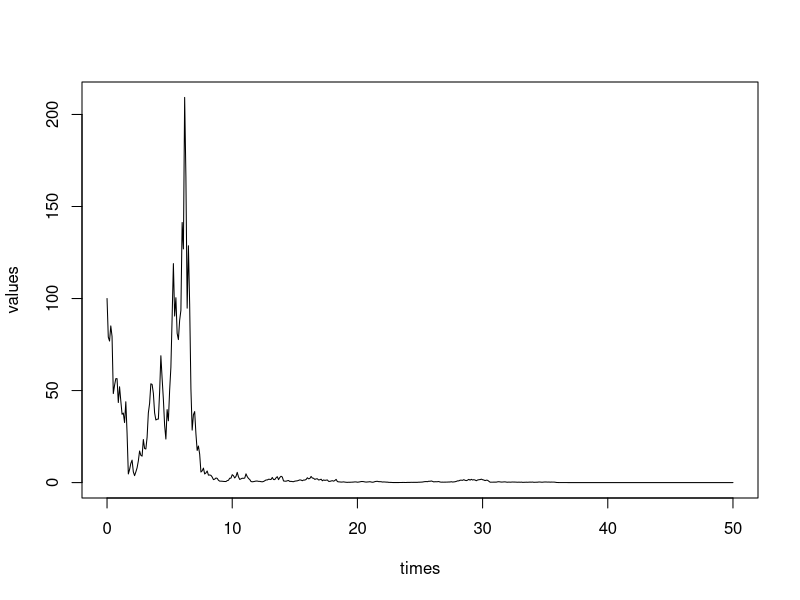
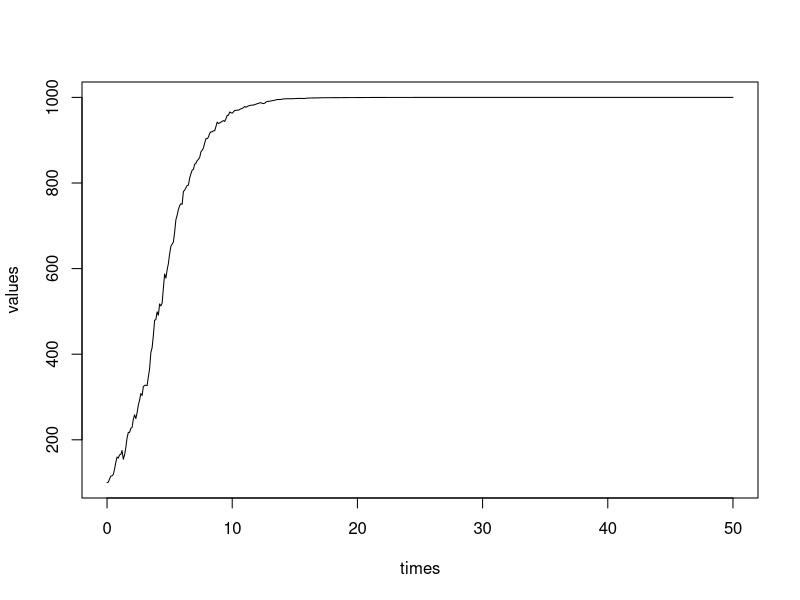
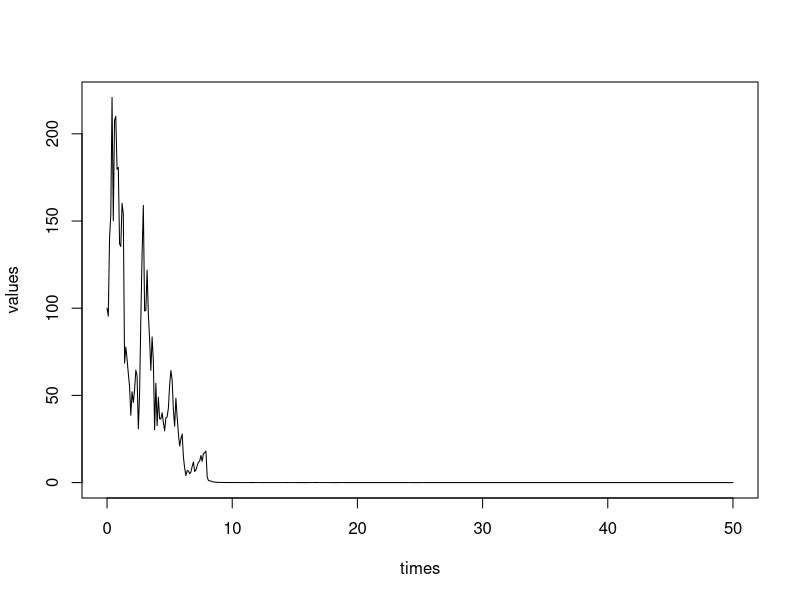

Reproduce these figures in R, in order. (Note: this script raises an error after producing the figures.)
# 07/12/2020

# try my ODE inference framework on 
# logistic equation <--> stochastic logistic equation

library(tidyverse)

# 1. a function to simulate a SLE
sim_SLE <- function(y0=100, alpha=0.2, K=1000, sigma=1, timestep=0.1, tmax=50, plot=FALSE){
  times = seq(from=0, to=tmax, by=timestep)
  values = numeric(length=length(times))
  values[1] = y0
  
  Steps = length(times)-1
  y = y0
  SD = sigma*sqrt(timestep)
  for(s in 1:Steps){
    delta.y = y*(1-y/K) * (alpha*timestep + rnorm(1, mean = 0, sd = SD))
    y = y + delta.y
    values[s+1] = y
  }
  
  if(plot){
    plot(values~times, type="l")
  }
  
  return(list(times = times, values=values, tmax=tmax, timestep=timestep))
}

SLE1 = sim_SLE(plot=TRUE)

SLE2 = sim_SLE(alpha=0.5, sigma=0.2, plot = TRUE)

SLE3 = sim_SLE(alpha=0.5, sigma = 1.1, plot = TRUE)

# 2. a function to obtain discrete observations
discretize_SLE <- function(SLE_list, tau){
  timestep = SLE_list$timestep
  times = SLE_list$times
  values = SLE_list$values
  tmax = SLE_list$tmax
  
  ts = seq(from=0, to=tmax, by=tau)
  
  if(tau %% timestep){
    every = tau %/% timestep
    inds = seq(from=0, to=length(times), by=every)
    y = values[inds]
    return(list(times=ts, y=y))
  }else{
    obs = values[1]
    for(t in ts){
      if(t!=0){
        ## find the event time t_i such that t_i <= t < t_{i+1}
        ind = max(which(times <= t))
        y_t = values[ind]
        obs = c(obs, y_t)
      }
    }
    return(list(times=ts, y=obs))
  }
}

observed = discretize_SLE(SLE1, tau=1)
plot(observed$times, observed$y, type="l")


# 3. a function for iterative GLS procedure for logistic equation X
# (assume population capacity K is known...)
iGLS_SLE <- function(observed, init.params, K=1000, tol=1e-4, maxIter=1000){
  # init.params = list(alpha=..., sigma2=...)
  times = observed$times
  y = observed$y
  y0 = x0 = y[1]
  dat = data.frame(times = times, y = y)
  N = nrow(dat)
  
  alphaA = NULL
  sigma2A = NULL
  
  xformula = "K*x0/(x0+(K-x0)*exp(-alpha * times))"
  
  # 0) initial estimates
  alpha = init.params$alpha
  xvalues = K*x0/(x0+(K-x0)*exp(-alpha * times))
  ww = 1/xvalues
  #xformula = paste("exp(", as.character(init.param), " * times)", sep="") 
  init.fit = nls(as.formula(paste("y",xformula,sep=" ~ ")), data = dat,
                 start = list(alpha = alpha), weights = ww,
                 control = nls.control(warnOnly = T))
  alpha.old = alpha
  alpha = coef(init.fit) %>% as.numeric()
  
  sigma2 = init.params$sigma2
  
  iter = 0
  while((abs(alpha - alpha.old) > tol) & (iter < maxIter)){
    iter = iter + 1
    # 1) estimate alpha
    xvalues = K*x0/(x0+(K-x0)*exp(-alpha * times))
    sigma2 = sum((observed$y - xvalues)^2/xvalues)/(N-1)
    sigma2A = c(sigma2A, sigma2)
    # 2) estimate lambda
    alpha.old = alpha
    ww = 1/(sigma2 * xvalues)
    this.fit = nls(as.formula(paste("y",xformula,sep=" ~ ")), data = dat,
                   start = list(alpha = alpha.old), weights = ww,
                   control = nls.control(warnOnly = T))
    alpha = coef(this.fit) %>% as.numeric()
    alphaA = c(alphaA, alpha)
    # 3) print info
    cat("Iteration", iter, ", alpha =", alpha, "sigma2 =", sigma2, "\n")
  }
  
  return(list(data = dat,
              alpha=alpha, sigma2=sigma2, 
              alphaList=alphaA, sigma2List = sigma2A))
}

try1 = iGLS_SLE(observed, list(alpha=0.2, sigma2=1))

observed2 = discretize_SLE(SLE2,1)
try2 = iGLS_SLE(observed2, list(alpha=0.4, sigma2=0.05))


# 4. a function that tests the whole process
test_iGLS_SLE <- function(y0=100, alpha=0.5, K=1000, sigma=0.5, timestep=0.1, tmax=50, 
                          plot=TRUE, tau = 1, init.params, tol=1e-4, maxIter=1000){
  # 1) simulate
  events = sim_SLE(y0, alpha, K, sigma, timestep, tmax, plot)
  cat("simulation done!\n")
  # 2) discretize
  obs = discretize_SLE(events, tau)
  cat("Discrete data acquired with stepsize =",tau,"\n")
  if(plot){
    plot(obs$times, obs$y, type="l", main="discrete observations")
  }
  # # 2.5) if simulated result is a flat line, then repeat
  # while(all(obs$y == 1)){
  #   # 1) simulate
  #   events = sim_branching(lambda, tmax, y0)
  #   cat("simulation done!\n")
  #   # 2) discretize
  #   obs = get_discrete_obs(events, tau)
  #   cat("Discrete data acquired with stepsize =",tau,"\n")
  #   plot(obs$times, obs$y)
  # }
  # 3) estimate
  res = iGLS_SLE(obs, init.params, K, tol, maxIter)
  # 4) compare with NLS
  x0 = obs$y[1]
  NLS.fit = nls(y~K*x0/(x0+(K-x0)*exp(-alpha * times)), 
                res$data, 
                start = list(alpha = init.params$alpha))
  NLS.est = coef(NLS.fit) %>% as.numeric()
  cat("NLS estimate for alpha: ", NLS.est,"\n")
  
  # 5) and true lambda value and NLS estimate
  res$alphaTrue = alpha
  res$alphaNLS = NLS.est
  
  return(res)
}

res1 = test_iGLS_SLE(init.params = list(alpha=0.3, sigma2=1))
res2 = test_iGLS_SLE(alpha=1, sigma=0.5, tau=0.2, init.params = list(alpha=0.3, sigma2=1))


# 5. Conduct a series of experiments with
# alpha = 0.5
# sigma = 0.5, 1
# tau = 0.2, 1
# each repeat 20 times?

alpha=0.5
Sigmas = c(0.1, 0.5, 1)
#Sigmas = c(0.5, 1, 1.1)
Taus = c(0.2, 1)

repeat_test <- function(SigmaList, TauList, R=20, showCurves=TRUE, ...){
  resTable = NULL
  for(sigma in SigmaList){
    for(tau in TauList){
      cat("Experiment with sigma =", sigma, "and tau =", tau,"...\n")
      if(showCurves){
        allData = NULL
      }
      for(r in 1:R){
        this.test = test_iGLS_SLE(sigma=sigma, tau=tau, ...)
        if(showCurves){
          this.data = this.test$data
          this.data$rep = r
          allData = rbind(allData, this.data)
        }
        est.error = this.test$alpha - this.test$alphaTrue
        NLS.error = this.test$alphaNLS - this.test$alphaTrue
        resTable = rbind(resTable, c(sigma, tau, est.error))
        resTable = rbind(resTable, c(sigma, tau, NLS.error))
        cat(r,"\t")
      }
      cat("Experiment done and results recorded!\n")
      if(showCurves){
        print(
          ggplot(allData, aes(x=times, y=y, group = rep)) +
            geom_line(size=0.4) +
            labs(x="time", y="y", title="discrete observations",
                 caption = paste("alpha=", alpha, "sigma=", sigma,"tau=",tau)) +
            theme_bw(base_size = 14)
        )
      }
    }
  }
  resTable = as.data.frame(resTable)
  names(resTable) = c("sigma","tau", "error")
  n = length(SigmaList) * length(TauList) * R
  resTable$method = rep(c("Approx","NLS"), n)
  
  return(resTable)
}


repTest1 = repeat_test(Sigmas, Taus, alpha=0.5, plot=FALSE, 
                       init.params = list(alpha=0.3, sigma2=1))

repTest2 = repeat_test(Sigmas, Taus, alpha=0.5, plot=FALSE, 
                       init.params = list(alpha=0.5, sigma2=1))

## Findings:
## 1. For some sequences, the algorithm doesn't convergence: 
##    two (or more) solutions fit the data equally well, so the algorithm oscillates between them...
## 2. My framework doesn't really work that well, because
##   a) for this SDE, the ODE isn't the mean function; bistability of SDE isn't present in ODE system
##   b) it works comparably as NLS, so it doesn't solve the real issue; 
##      numerical problems encountered when noise level > growth rate

saveRDS(repTest1, "SLE_simulation_res.rds")

ggplot(data=repTest1, aes(x=method,y=error)) +
  geom_hline(yintercept = 0, size=1, color="gray") +
  geom_boxplot() +
  #geom_violin() +
  theme_bw(base_size = 14)+
  facet_grid(tau~sigma)
